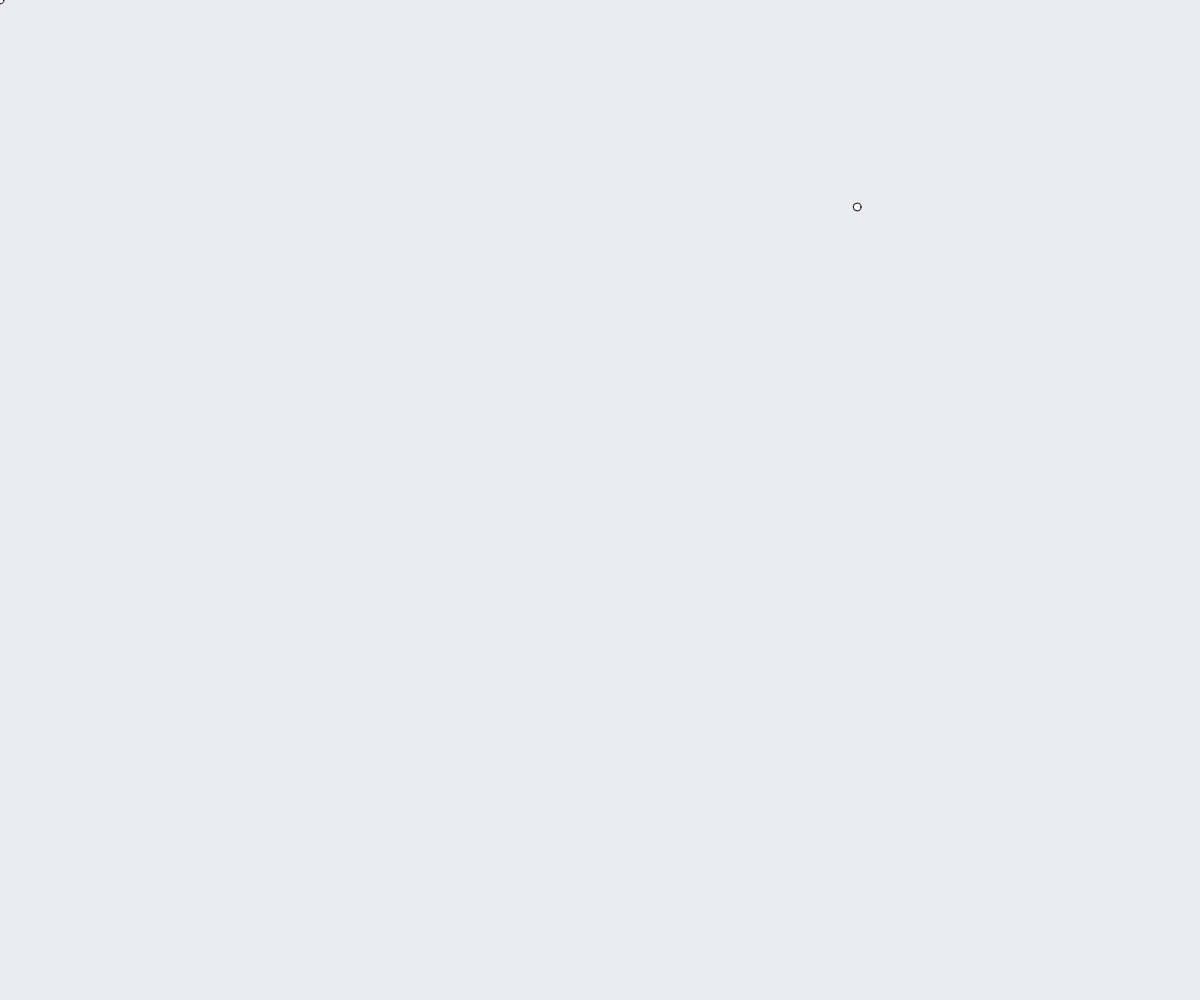
Frame 1 (no input)
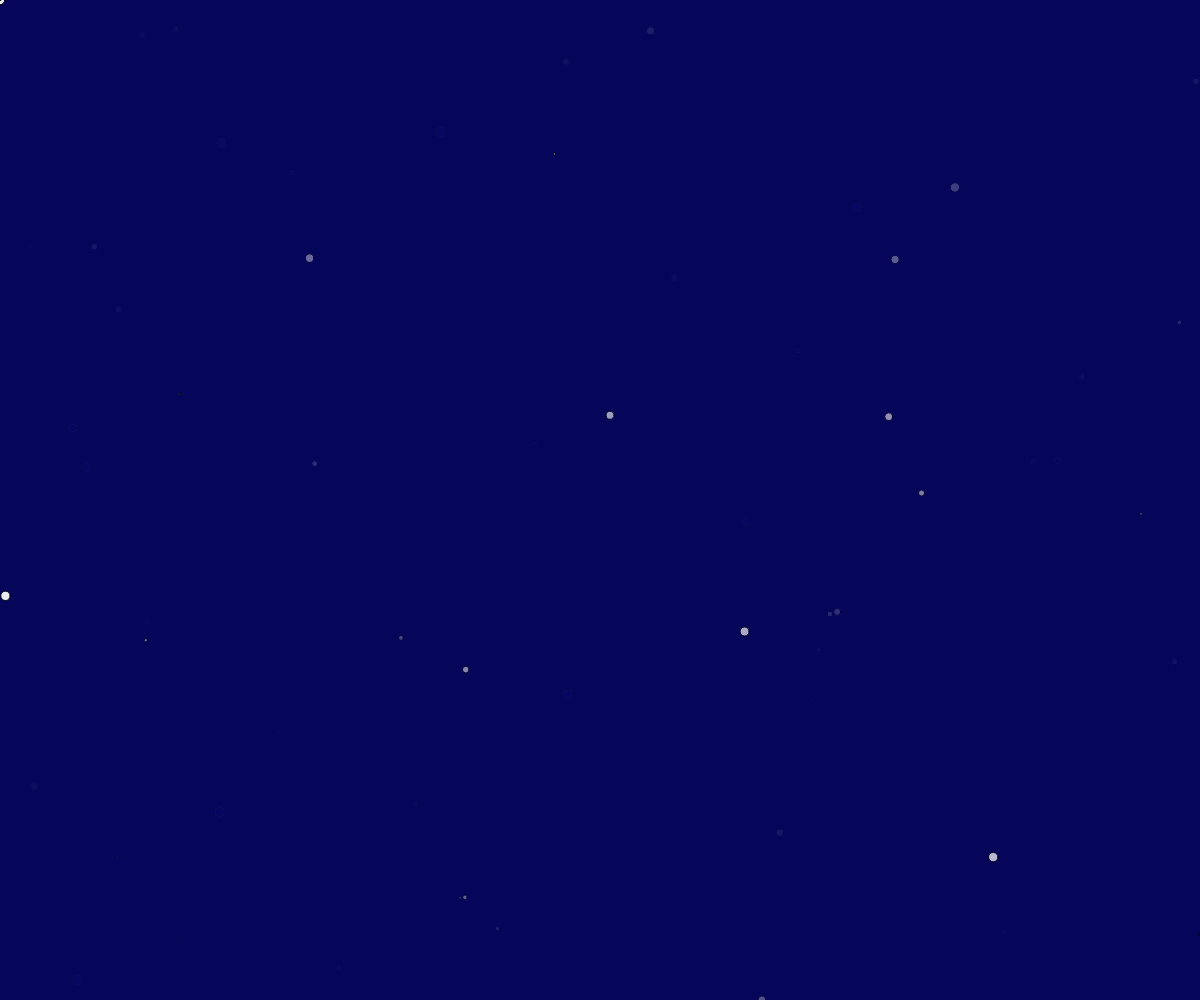
Frame 60 (no input)
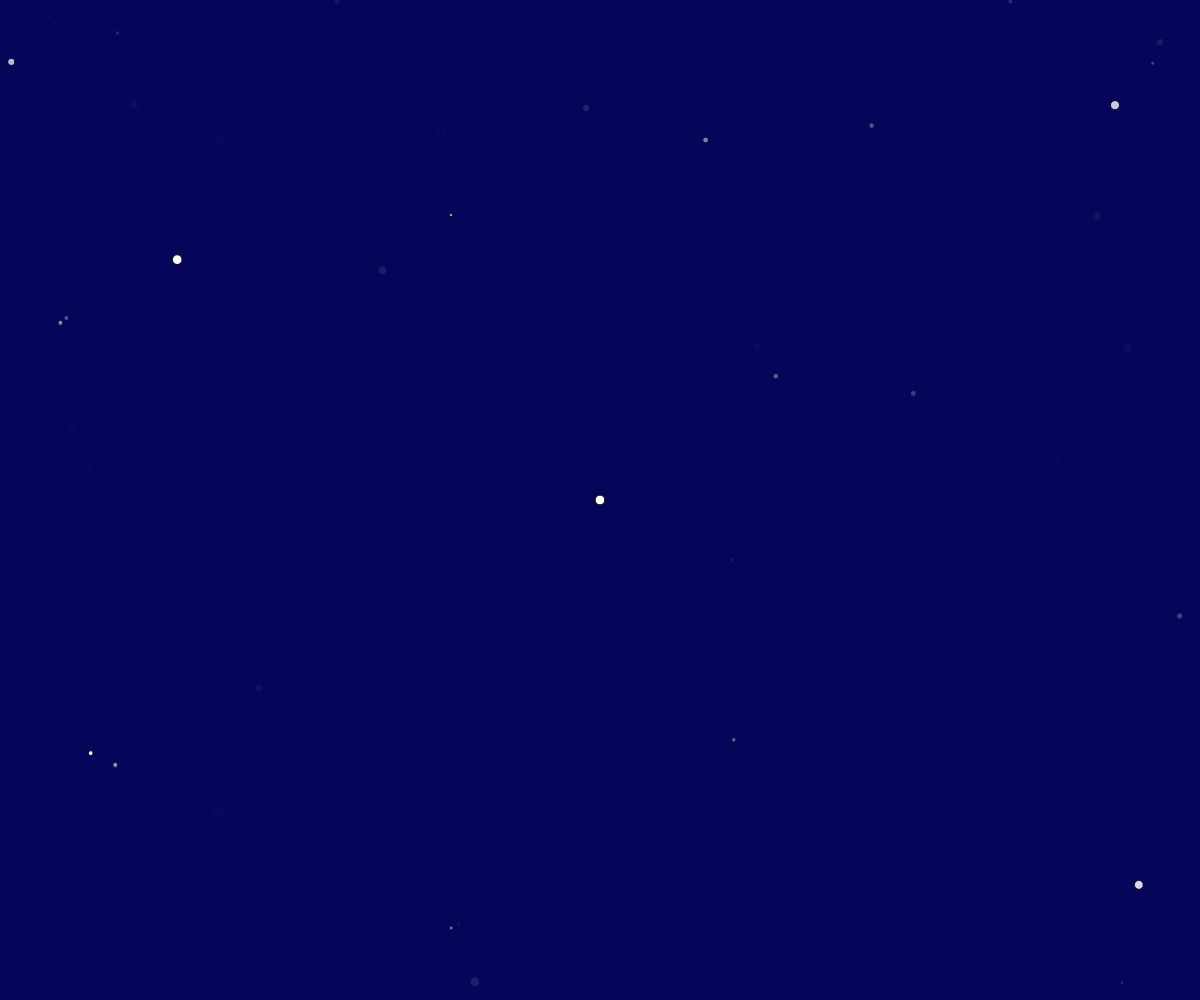
Frame 120 (the mouse pressed at the canvas centre since frame 60)

The p5.js sketch that drew these frames (run headless with seeded random() and noise() and a simulated clock; from frame 60 on, the mouse is pressed at the canvas centre):

// p5.js sketch
// ── sketch.js
function setup() {
  createCanvas(windowWidth, windowHeight);
  noCursor();
}

function draw() {
  //background with transparancy
  background(0,0,90,20);

  //blinking stars
  var galaxy = {
  locationX : random(width),
  locationY : random(height),
  size : random(1,10)
}
  ellipse(mouseX ,mouseY, galaxy.size, galaxy.size);
  ellipse(galaxy.locationX ,galaxy.locationY, galaxy.size, galaxy.size);


}

function mousePressed () {
}
